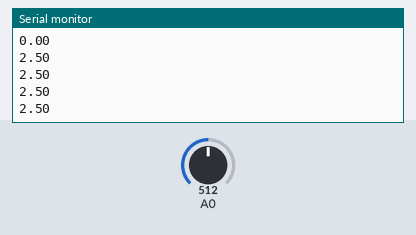
This sketch was run on a simulated Arduino Uno, built with avr-gcc and run on an emulated ATmega328P. Shown: the last lines printed to the serial monitor. Inputs (shaded band) come from the test bench; at power-on: A0 = 512.

Above: at 1.2 s.
1.3 s: A0 set to 716
At 1.93 s:
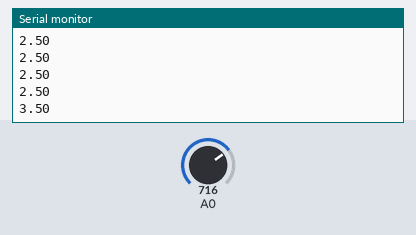
2.8 s: A0 set to 900
At 2.94 s:
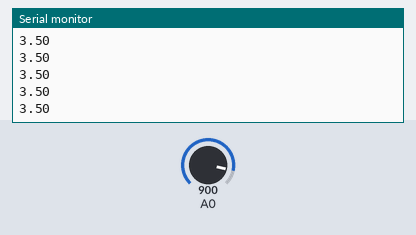
Timing chart, 0 to 5.8 s (numbered marks = the images above; inputs shaded):
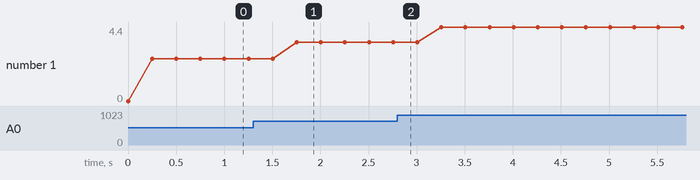

Measured:
- after the input at 1.3 s, the serial monitor: prints a new line after 0.45 s (image 1)
- plotted number 1: 2.5 → 3.5 after the input at 1.3 s, 3.5 → 4.4 after the input at 2.8 s

The sketch:

form_of_voltmetre.ino
```cpp
float y;
int x;
void setup() {
  // put your setup code here, to run once:
  Serial.begin(9600);

}

void loop() {
  // put your main code here, to run repeatedly:
  x=analogRead(A0);
  Serial.println(y);
  y=(x/1023.0)*5.0;
  delay(250);

}
```
